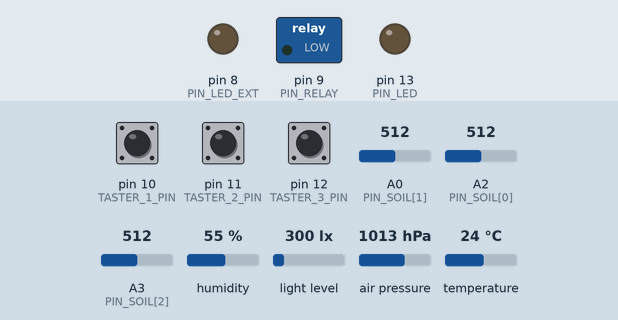
Recording of a program running on a simulated Arduino Uno, built with avr-gcc and run on an emulated ATmega328P. On the bench: switched loads named in the program (green lamp = pin HIGH), output pins drawn as LEDs (lit = HIGH). The inputs (shaded band) are chosen by the test bench; at power-on: pin 10 (TASTER_1_PIN) HIGH, pin 11 (TASTER_2_PIN) HIGH, pin 12 (TASTER_3_PIN) HIGH, A0 (PIN_SOIL[1]) = 512, A2 (PIN_SOIL[0]) = 512, A3 (PIN_SOIL[2]) = 512, humidity 55 %, light level 300 lx, air pressure 1013 hPa, temperature 24 °C. What the program prints to the serial monitor is not drawn.

Above: at 0.1 s.
At 2.1 s:
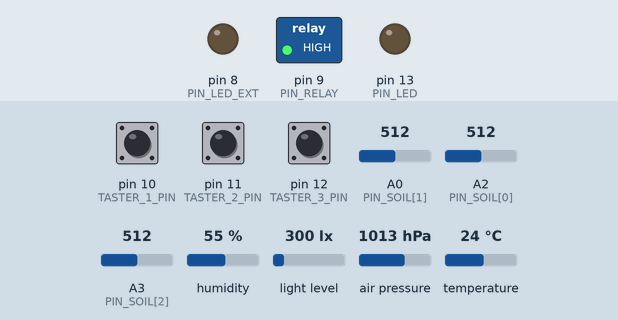
2.2 s: pin 10 (TASTER_1_PIN) pulled LOW for 0.15 s
At 2.37 s:
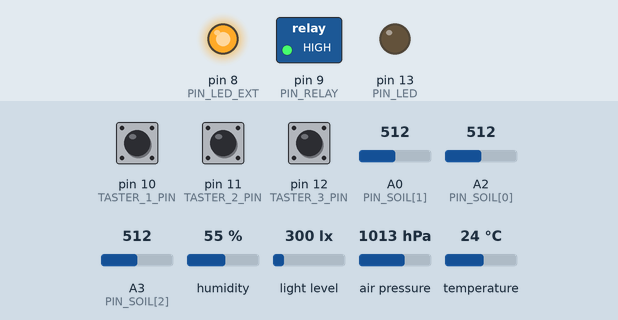
Timing chart, 0 to 5.2 s (numbered marks = the images above; inputs shaded):
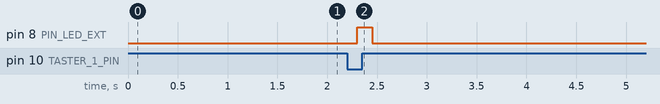

Measured:
- after the input at 2.2 s, pin 8 (PIN_LED_EXT): LOW → HIGH after 0.10 s, → LOW 0.15 s later

The program:

main.cpp
```cpp
#include <Arduino.h>
#include <Wire.h>
#include <Adafruit_Sensor.h>
#include <Adafruit_BME280.h>
#include <BH1750.h>
#include <ezButton.h>
BH1750 lightMeter;
bool bh_present = false;

// Helper: read lux (returns negative on error)
float readLux() {
  // BH1750::readLightLevel() returns lux as float
  return lightMeter.readLightLevel();
}


// Bodenfeuchte-Sensoren: Links=A2, Mitte=A0, Rechts=A3
const int NUM_SOIL = 3;
const int PIN_SOIL[NUM_SOIL] = {A2, A0, A3};       // Links, Mitte, Rechts
const char* SOIL_LABEL[NUM_SOIL] = {"L", "M", "R"}; // Labels für Serial-Output

const int PIN_LED = LED_BUILTIN;  // eingebaute LED (Pin 13 beim Uno)
const int PIN_LED_EXT = 8;         // externe LED an D8
const int PIN_RELAY = 9;         // Relais-Input an D9
const int TASTER_1_PIN = 10;
const int TASTER_2_PIN = 11;
const int TASTER_3_PIN = 12;

ezButton BUTTON1(TASTER_1_PIN);
ezButton BUTTON2(TASTER_2_PIN);
ezButton BUTTON3(TASTER_3_PIN);
// Kalibrierwerte nachher anpassen!
int DRY_RAW = 500;  // trocken
int WET_RAW = 330;  // nass

const int N = 10;   // Fenstergröße für Glättung
int buf[NUM_SOIL][N];
int idx[NUM_SOIL] = {0, 0, 0};
long sum[NUM_SOIL] = {0, 0, 0};

int smooth(int sensor, int x) {
  sum[sensor] -= buf[sensor][idx[sensor]];
  buf[sensor][idx[sensor]] = x;
  sum[sensor] += x;
  idx[sensor] = (idx[sensor] + 1) % N;
  return sum[sensor] / N;
}

int clamp(int v, int lo, int hi) {
  if (v < lo) return lo;
  if (v > hi) return hi;
  return v;
}

// Simple one-shot I2C scanner (prints devices found on bus)
void scanI2COnce() {
  Serial.println("I2C scan start...");
  bool any = false;
  for (uint8_t addr = 1; addr < 127; addr++) {
    Wire.beginTransmission(addr);
    uint8_t err = Wire.endTransmission();
    if (err == 0) {
      any = true;
      Serial.print("  Found device at 0x");
      if (addr < 16) Serial.print('0');
      Serial.println(addr, HEX);
    }
    delay(1);
  }
  if (!any) Serial.println("  No I2C devices found on bus");
  Serial.println("I2C scan done");
}

// BME280
Adafruit_BME280 bme;
bool bme_present = false;

// Unified logging interval for all sensors
unsigned long lastLogTime = 0;
const unsigned long LOG_INTERVAL = 2000UL; // ms (2 seconds)

void setup() {
  Serial.begin(9600);
  delay(500);  // Give Serial time to stabilize
  Wire.begin();
  delay(100);  // Give Wire time to initialize

  Serial.println("\n=== GREENHOUSE STARTUP ===");

  //Button Setup
  BUTTON1.setDebounceTime(100);  // set debounce time to 100 milliseconds
  BUTTON2.setDebounceTime(100);  // set debounce time to 100 milliseconds
  BUTTON3.setDebounceTime(100);  // set debounce time to 100 milliseconds

  // LEDs
  pinMode(PIN_LED, OUTPUT);
  pinMode(PIN_LED_EXT, OUTPUT);
  pinMode(PIN_RELAY, OUTPUT);
  digitalWrite(PIN_LED, LOW);
  digitalWrite(PIN_LED_EXT, LOW);
  digitalWrite(PIN_RELAY, HIGH);

  // Scan I2C bus first to see what's actually present
  Serial.println("Scanning I2C bus...");
  scanI2COnce();

  // Try both common I2C addresses for BME280 (0x76 and 0x77)
  Serial.println("Initializing BME280...");
  if (bme.begin(0x76)) {
    bme_present = true;
    Serial.println("✓ BME280 found at 0x76");
  } else if (bme.begin(0x77)) {
    bme_present = true;
    Serial.println("✓ BME280 found at 0x77");
  } else {
    Serial.println("✗ BME280 not found (check wiring & I2C address)");
  }
  // BH1750 (light sensor) initialization
  Serial.println("Initializing BH1750...");
  if (lightMeter.begin()) {
    bh_present = true;
    Serial.println("✓ BH1750 light sensor found");
  } else {
    Serial.println("✗ BH1750 not found");
  }
  // Puffer vorfüllen für alle 3 Sensoren
  for (int s = 0; s < NUM_SOIL; s++) {
    for (int i = 0; i < N; i++) {
      buf[s][i] = analogRead(PIN_SOIL[s]);
      sum[s] += buf[s][i];
      delay(5);
    }
  }

  Serial.println("=== STARTUP COMPLETE ===\n");
}

void loop() {
  BUTTON1.loop();  // Update button state
  BUTTON2.loop();  // Update button state
  BUTTON3.loop();  // Update button state

  // Alle 3 Bodenfeuchte-Sensoren auslesen
  int raw[NUM_SOIL], sm[NUM_SOIL], moistPct[NUM_SOIL];
  for (int i = 0; i < NUM_SOIL; i++) {
    raw[i] = analogRead(PIN_SOIL[i]);
    sm[i] = smooth(i, raw[i]);
    moistPct[i] = map(clamp(sm[i], WET_RAW, DRY_RAW), DRY_RAW, WET_RAW, 0, 100);
    moistPct[i] = clamp(moistPct[i], 0, 100);
  }

static bool relayOn = false;  // Merkt sich aktuellen Relais-Zustand
static bool buttonToggled = false;

  if (BUTTON1.isPressed()){
      digitalWrite(PIN_LED_EXT, HIGH);
      Serial.println("The button 1 is pressed");
    }
    if (BUTTON1.isReleased()){
      digitalWrite(PIN_LED_EXT, LOW);
      Serial.println("The button 1 is released");
    }

    if (BUTTON2.isPressed()){
      digitalWrite(PIN_LED_EXT, HIGH);
      Serial.println("The button 2 is pressed");
    }

    if (BUTTON2.isReleased()){
      digitalWrite(PIN_LED_EXT, LOW);
      Serial.println("The button 2 is released");
    }

    if (BUTTON3.isPressed()){
      digitalWrite(PIN_LED_EXT, HIGH);
      Serial.println("The button 3 is pressed");
    }
    if (BUTTON3.isReleased()){
      digitalWrite(PIN_LED_EXT, LOW);
      Serial.println("The button 3 is released");
    }


  // Periodic unified logging every LOG_INTERVAL ms
  // Format: Soil_L RAW:x SMOOTH:x Moist%:x | Soil_M RAW:x ... | Soil_R RAW:x ... | Temp:... | Lux:...
  if (millis() - lastLogTime >= LOG_INTERVAL) {
    for (int i = 0; i < NUM_SOIL; i++) {
      if (i > 0) Serial.print(" | ");
      Serial.print("Soil_");
      Serial.print(SOIL_LABEL[i]);
      Serial.print(" RAW:");
      Serial.print(raw[i]);
      Serial.print(" SMOOTH:");
      Serial.print(sm[i]);
      Serial.print(" Moist%:");
      Serial.print(moistPct[i]);
    }

    if (bme_present) {
      float t = bme.readTemperature(); // degC
      float h = bme.readHumidity();    // %
      float p = bme.readPressure() / 100.0F; // hPa
      Serial.print(" | Temp:");
      Serial.print(t, 1);
      Serial.print("C Humid:");
      Serial.print(h, 1);
      Serial.print("% Press:");
      Serial.print(p, 0);
      Serial.print("hPa");
    }

    if (bh_present) {
      float lux = readLux();
      Serial.print(" | Lux:");
      if (lux < 0) {
        Serial.print("ERROR");
      } else {
        Serial.print(lux, 0);
      }
    }

    Serial.println();
    lastLogTime = millis();
  }
}
```
